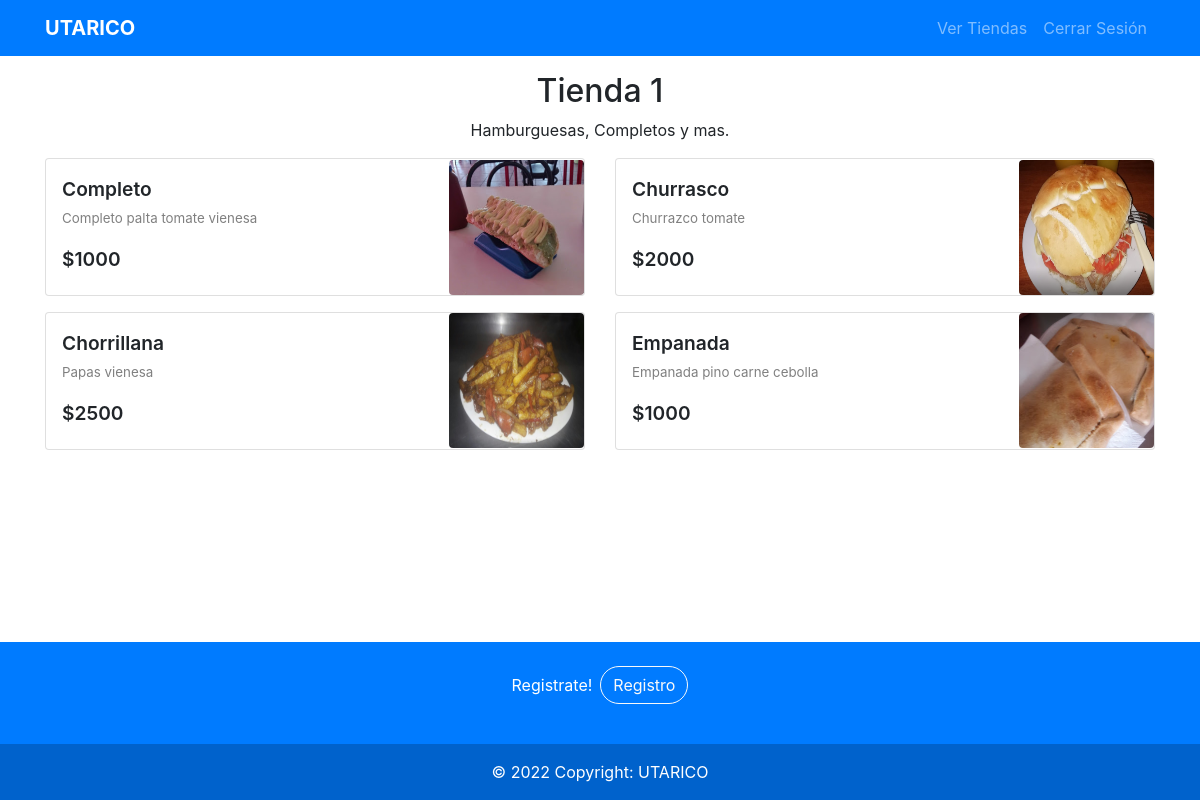
Page /resources/php/dish/dish_dashboard_user.php?id=13 on the committed database.
### tables this page shows
CREATE TABLE `ubicaciones` (
  `id` int(11) NOT NULL,
  `nombreTienda` varchar(100) NOT NULL,
  `descripcionTienda` text NOT NULL,
  `imagen` varchar(255) NOT NULL,
  `latitud` double NOT NULL,
  `longitud` double NOT NULL,
  `id_administradores` int(11) NOT NULL
);

CREATE TABLE `platos` (
  `idPlato` int(11) NOT NULL,
  `nombrePlato` varchar(100) NOT NULL,
  `descripcionPlato` text NOT NULL,
  `imagenPlato` varchar(150) NOT NULL,
  `precioPlato` int(11) NOT NULL,
  `idUbicaciones` int(11) NOT NULL
);

### resources/php/dish/dish_dashboard_user.php (the view, shortened to what this page needs)
<!DOCTYPE html>
<html lang="en">
<head>
    <link rel="stylesheet" href="https://cdn.jsdelivr.net/npm/bootstrap@4.6.1/dist/css/bootstrap.min.css">
    <link type="text/css" rel="stylesheet" href="../../css/estilo.css">
    <?php
		include("../conexion.php");
        $idUbicacion = $_GET["id"];
        $nombre_tienda = "SELECT nombreTienda, descripcionTienda FROM ubicaciones WHERE id = $idUbicacion";
        $tienda = $conn->query($nombre_tienda);
        foreach ($tienda as $datos_tienda){}
        $mostrar_todo = "SELECT idPlato, nombrePlato, descripcionPlato, precioPlato, imagenPlato FROM proyecto.platos WHERE idUbicaciones = $idUbicacion ";
        $platos = $conn->query($mostrar_todo);
    ?>
</head>
<body>
    <header>
        <nav class="navbar navbar-dark bg-primary navbar-expand-md col-12">
            <div class="container">
                <a href="../user/user_main_dashboard.php" class="navbar-brand">
                  <strong>UTARICO</strong>
                </a>
                <div class="collapse navbar-collapse" id="menu-principal">
                  <ul class="navbar-nav ml-auto">
                    <li class="nav-item"><a href="../user/user_main_dashboard.php" class="nav-link">Ver Tiendas</a></li>
                    <li class="nav-item"><a href="../user/user_logout.php" class="nav-link">Cerrar Sesión</a></li>
                  </ul>
                </div>
            </div>
        </nav>
    </header>
    <section class="container mt-3">
        <div class="row">
        <div class="text-center col-12">
                <h2><?php echo $datos_tienda['nombreTienda'];?></h2>
                <p class="hint-text"><?php echo $datos_tienda['descripcionTienda'];?></p>
            </div>
            <?php foreach ($platos as $plato) { ?>
            <div class="col-12 col-md-6">
                <div class="card mb-3">
                    <div class="d-flex bd-highlight">
                        <div class="p-3 w-100 bd-highlight">
                            <div class="d-flex flex-column bd-highlight ">
                                <div class="d-flex bd-highlight title-card"><?php echo $plato['nombrePlato']; ?></div>
                                <div class="d-flex bd-highlight desc-card mb-3"><?php echo $plato['descripcionPlato']; ?></div>
                                <div class="d-flex bd-highlight prec-card">$<?php echo $plato['precioPlato']; ?></div>
                            </div>
                        </div>
                        <div class="d-flex align-items-center bd-highlight">
                            <img class="img-card rounded" src="../../../img/<?php echo $plato['imagenPlato']; ?>" alt="Imagen del Plato">
                        </div>
                    </div>
                </div>
            </div>
            <?php } ?>
        </div>
    </section>
    <footer class="text-center text-white bg-primary">
        <div class="container p-4 pb-0">
            <section class="">
                <p class="d-flex justify-content-center align-items-center">
                <span class="me-3">Registrate!</span>
                <a href="../../html/user/user_register.html" class="btn btn-outline-light rounded-pill ml-2">
                    Registro
                </a>
                </p>
            </section>
        </div>
        <div class="text-center p-3" style="background-color: rgba(0, 0, 0, 0.2);">
        © 2022 Copyright: UTARICO
        </div>
    </footer>
</body>
</html>

### resources/css/estilo.css (style rules this page uses)
html { height: 100%; }
body { margin: 0; padding: 0; display: flex; flex-direction: column; min-height: 100vh; }
section { height: 100%; }
footer { margin-top: auto; }
.img-card { width: 135px; height: 135px; }
.title-card { font-size: larger; font-weight: 600; margin-bottom: 5px; }
.desc-card { font-size: smaller; color: grey; }
.prec-card { font-size: larger; font-weight: 600; margin-bottom: 5px; }
img { width: 100%; }

### rows in the picture
ubicaciones: nombreTienda "Tienda 1", descripcionTienda "Hamburguesas, Completos y mas."
platos: nombrePlato "Completo", descripcionPlato "Completo palta tomate vienesa", precioPlato "1000", imagenPlato (picture)
platos: nombrePlato "Churrasco", descripcionPlato "Churrazco tomate", precioPlato "2000", imagenPlato (picture)
platos: nombrePlato "Chorrillana", descripcionPlato "Papas vienesa", precioPlato "2500", imagenPlato (picture)
platos: nombrePlato "Empanada", descripcionPlato "Empanada pino carne cebolla", precioPlato "1000", imagenPlato (picture)
